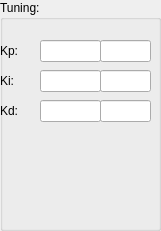
  <widget class="QGroupBox" name="groupBox_5">
   <property name="geometry">
    <rect>
     <x>540</x>
     <y>650</y>
     <width>161</width>
     <height>231</height>
    </rect>
   </property>
   <property name="title">
    <string>Tuning:</string>
   </property>
   <widget class="caTextEntry" name="catextentry_14">
    <property name="geometry">
     <rect>
      <x>100</x>
      <y>40</y>
      <width>51</width>
      <height>22</height>
     </rect>
    </property>
    <property name="minimumSize">
     <size>
      <width>0</width>
      <height>22</height>
     </size>
    </property>
    <property name="maximumSize">
     <size>
      <width>16777215</width>
      <height>22</height>
     </size>
    </property>
    <property name="readOnly">
     <bool>false</bool>
    </property>
    <property name="channel" stdset="0">
     <string notr="true">$(SYS):$(Axis)-Ctrl-Kp</string>
    </property>
    <property name="keepFocus">
     <bool>true</bool>
    </property>
   </widget>
   <widget class="caTextEntry" name="catextentry_15">
    <property name="geometry">
     <rect>
      <x>100</x>
      <y>70</y>
      <width>51</width>
      <height>22</height>
     </rect>
    </property>
    <property name="minimumSize">
     <size>
      <width>0</width>
      <height>22</height>
     </size>
    </property>
    <property name="maximumSize">
     <size>
      <width>16777215</width>
      <height>22</height>
     </size>
    </property>
    <property name="readOnly">
     <bool>false</bool>
    </property>
    <property name="channel" stdset="0">
     <string notr="true">$(SYS):$(Axis)-Ctrl-Ki</string>
    </property>
    <property name="keepFocus">
     <bool>true</bool>
    </property>
   </widget>
   <widget class="caLineEdit" name="calineedit_40">
    <property name="geometry">
     <rect>
      <x>40</x>
      <y>100</y>
      <width>61</width>
      <height>22</height>
     </rect>
    </property>
    <property name="minimumSize">
     <size>
      <width>0</width>
      <height>22</height>
     </size>
    </property>
    <property name="maximumSize">
     <size>
      <width>16777215</width>
      <height>22</height>
     </size>
    </property>
    <property name="channel" stdset="0">
     <string notr="true">$(SYS):$(Axis)-Ctrl-Kd</string>
    </property>
    <property name="background">
     <color alpha="222">
      <red>192</red>
      <green>192</green>
      <blue>192</blue>
     </color>
    </property>
    <property name="colorMode">
     <enum>caLineEdit::Static</enum>
    </property>
    <property name="precisionMode">
     <enum>caLineEdit::Channel</enum>
    </property>
    <property name="limitsMode">
     <enum>caLineEdit::User</enum>
    </property>
    <property name="unitsEnabled">
     <bool>true</bool>
    </property>
   </widget>
   <widget class="caTextEntry" name="catextentry_17">
    <property name="geometry">
     <rect>
      <x>100</x>
      <y>100</y>
      <width>51</width>
      <height>22</height>
     </rect>
    </property>
    <property name="minimumSize">
     <size>
      <width>0</width>
      <height>22</height>
     </size>
    </property>
    <property name="maximumSize">
     <size>
      <width>16777215</width>
      <height>22</height>
     </size>
    </property>
    <property name="readOnly">
     <bool>false</bool>
    </property>
    <property name="channel" stdset="0">
     <string notr="true">$(SYS):$(Axis)-Ctrl-Kd</string>
    </property>
    <property name="keepFocus">
     <bool>true</bool>
    </property>
   </widget>
   <widget class="caLineEdit" name="calineedit_39">
    <property name="geometry">
     <rect>
      <x>40</x>
      <y>70</y>
      <width>61</width>
      <height>22</height>
     </rect>
    </property>
    <property name="minimumSize">
     <size>
      <width>0</width>
      <height>22</height>
     </size>
    </property>
    <property name="maximumSize">
     <size>
      <width>16777215</width>
      <height>22</height>
     </size>
    </property>
    <property name="channel" stdset="0">
     <string notr="true">$(SYS):$(Axis)-Ctrl-Ki</string>
    </property>
    <property name="background">
     <color alpha="222">
      <red>192</red>
      <green>192</green>
      <blue>192</blue>
     </color>
    </property>
    <property name="colorMode">
     <enum>caLineEdit::Static</enum>
    </property>
    <property name="precisionMode">
     <enum>caLineEdit::Channel</enum>
    </property>
    <property name="limitsMode">
     <enum>caLineEdit::User</enum>
    </property>
    <property name="unitsEnabled">
     <bool>true</bool>
    </property>
   </widget>
   <widget class="caLabel" name="calabel_60">
    <property name="geometry">
     <rect>
      <x>0</x>
      <y>100</y>
      <width>21</width>
      <height>22</height>
     </rect>
    </property>
    <property name="minimumSize">
     <size>
      <width>0</width>
      <height>22</height>
     </size>
    </property>
    <property name="maximumSize">
     <size>
      <width>16777215</width>
      <height>22</height>
     </size>
    </property>
    <property name="text">
     <string>Kd:</string>
    </property>
   </widget>
   <widget class="caLabel" name="calabel_59">
    <property name="geometry">
     <rect>
      <x>0</x>
      <y>70</y>
      <width>21</width>
      <height>22</height>
     </rect>
    </property>
    <property name="minimumSize">
     <size>
      <width>0</width>
      <height>22</height>
     </size>
    </property>
    <property name="maximumSize">
     <size>
      <width>16777215</width>
      <height>22</height>
     </size>
    </property>
    <property name="text">
     <string>Ki:</string>
    </property>
   </widget>
   <widget class="caLabel" name="calabel_44">
    <property name="geometry">
     <rect>
      <x>0</x>
      <y>40</y>
      <width>21</width>
      <height>22</height>
     </rect>
    </property>
    <property name="minimumSize">
     <size>
      <width>0</width>
      <height>22</height>
     </size>
    </property>
    <property name="maximumSize">
     <size>
      <width>16777215</width>
      <height>22</height>
     </size>
    </property>
    <property name="text">
     <string>Kp:</string>
    </property>
   </widget>
   <widget class="caLineEdit" name="calineedit_38">
    <property name="geometry">
     <rect>
      <x>40</x>
      <y>40</y>
      <width>61</width>
      <height>22</height>
     </rect>
    </property>
    <property name="minimumSize">
     <size>
      <width>0</width>
      <height>22</height>
     </size>
    </property>
    <property name="maximumSize">
     <size>
      <width>16777215</width>
      <height>22</height>
     </size>
    </property>
    <property name="channel" stdset="0">
     <string notr="true">$(SYS):$(Axis)-Ctrl-Kp</string>
    </property>
    <property name="background">
     <color alpha="222">
      <red>192</red>
      <green>192</green>
      <blue>192</blue>
     </color>
    </property>
    <property name="colorMode">
     <enum>caLineEdit::Static</enum>
    </property>
    <property name="precisionMode">
     <enum>caLineEdit::Channel</enum>
    </property>
    <property name="limitsMode">
     <enum>caLineEdit::User</enum>
    </property>
    <property name="unitsEnabled">
     <bool>true</bool>
    </property>
   </widget>
  </widget>
